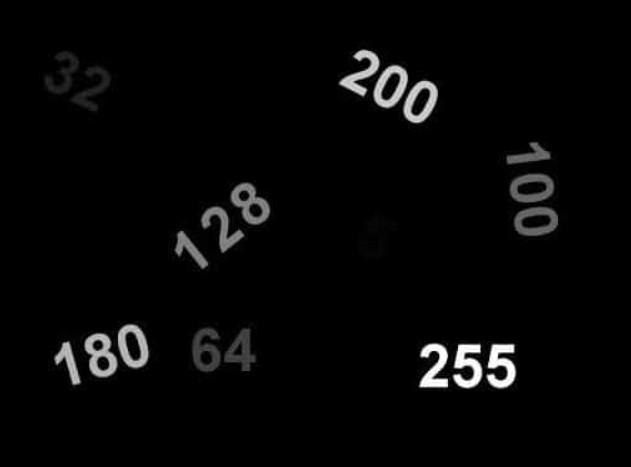
#> input picture app/images/thresh_pic.jpg, 631 x 467 px
$ python image_thresholding.py
#> lines starting #> are read from the running program, lines starting #| are printed output that depends on the picture; after the words box and inside, x2 and y2 are one past the last pixel; in counts of white or black regions, pixels touching at a corner belong together
import cv2

src = cv2.imread('images/thresh_pic.jpg', cv2.IMREAD_GRAYSCALE)
#> src is the input picture: shape (467, 631); min 0, max 255, mean 6.7

#BINARY THRESHOLDING
thresh = 0
maxValue = 255
th, dist = cv2.threshold(src, thresh, maxValue, cv2.THRESH_BINARY)
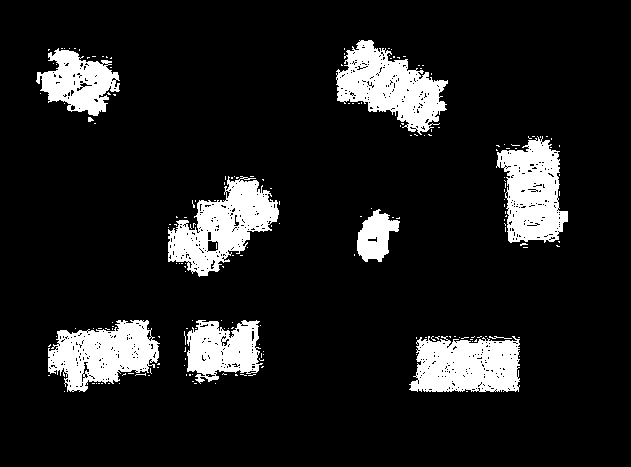
#> dist: shape (467, 631); 11.6% white; 195 white regions (185 under 20 px), largest, box (x1, y1, x2, y2) and area: (336, 40, 448, 135) 5456, (168, 176, 279, 277) 5436, (409, 336, 520, 392) 5036
#> th = 0
cv2.imshow('Binary thresholded image', dist)
cv2.waitKey()
cv2.destroyAllWindows()

#INVERSE BINARY THRESHOLDING
thresh = 0
maxValue = 255
th, dist = cv2.threshold(src, thresh, maxValue, cv2.THRESH_BINARY_INV)
cv2.imshow('Inversed Binary thresholded image', dist)
cv2.waitKey()
cv2.destroyAllWindows()

#Truncate Thresholding
thresh = 100
maxValue = 255   #-----------------------> this will be ignored
th, dist = cv2.threshold(src, thresh, maxValue, cv2.THRESH_TRUNC)
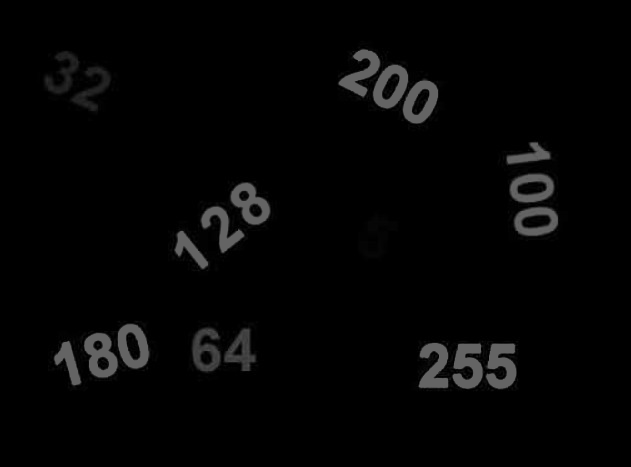
#> dist: shape (467, 631); min 0, max 100, mean 4.6
#> th = 100
cv2.imshow('Truncate thresholded image', dist)
cv2.waitKey()
cv2.destroyAllWindows()

#Threshold to Zero
thresh = 200
maxValue = 255   #-----------------------> this will be ignored
th, dist = cv2.threshold(src, thresh, maxValue, cv2.THRESH_TOZERO)
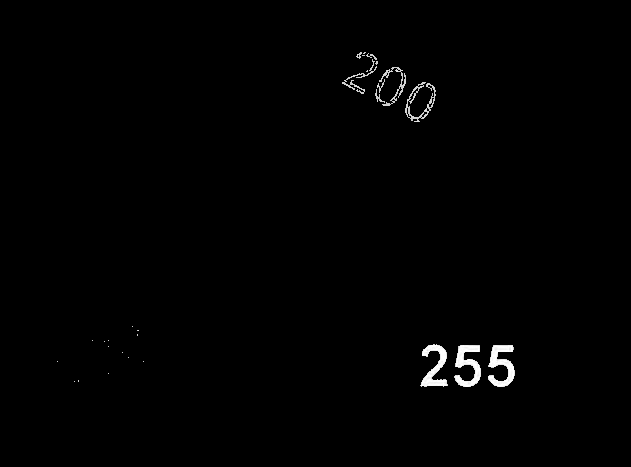
#> dist: shape (467, 631); min 0, max 255, mean 2
#> th = 200
cv2.imshow('Threshold to Zero image', dist)
cv2.waitKey()
cv2.destroyAllWindows()

#Inverted Threshold to Zero
thresh = 100
maxValue = 255   #-----------------------> this will be ignored
th, dist = cv2.threshold(src, thresh, maxValue, cv2.THRESH_TRUNC)
#> th = 100
cv2.imshow('Inverted Threshold to Zero image', dist)
cv2.waitKey()
cv2.destroyAllWindows()
